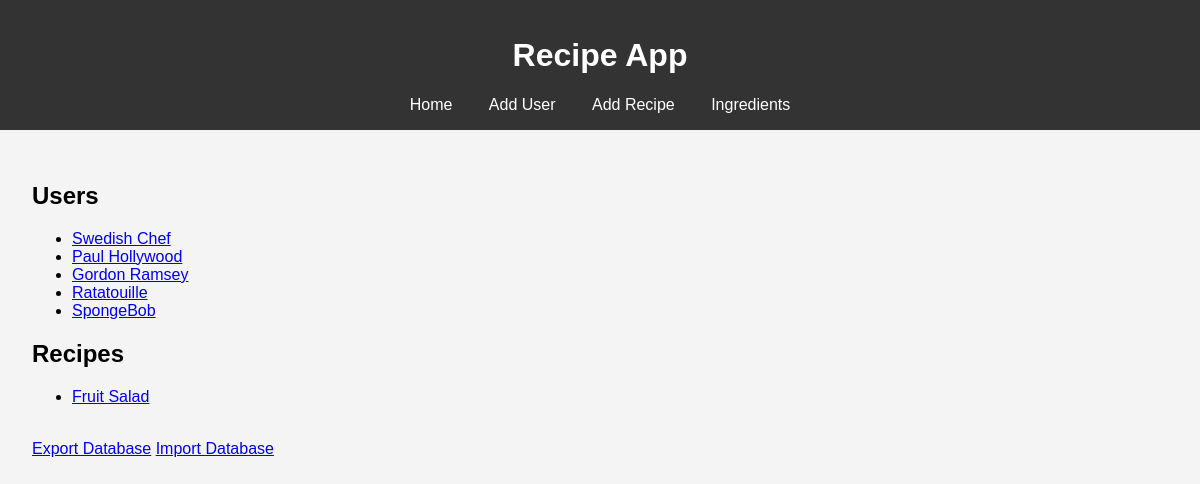
The page / on the database its author committed.
### models.py (models this page shows, shortened)
class User(db.Model):
    username = db.Column(db.String(80), primary_key=True, nullable=False)
    name = db.Column(db.String(120), nullable=False)
    recipes = db.relationship('Recipe', backref='poster', lazy=True)
    favourites = db.relationship('Favourite', backref='user', lazy=True)
    ratings = db.relationship('Rating', backref='user', lazy=True)

class Recipe(db.Model):
    id = db.Column(db.Integer, primary_key=True)
    name = db.Column(db.String(100), nullable=False)
    dish_category = db.Column(db.String(50), nullable=False)
    cuisine = db.Column(db.String(50), nullable=False)
    cooking_time = db.Column(db.Integer, nullable=False)  # cooking time in minutes
    recipe_steps = db.Column(db.Text, nullable=False)
    user_id = db.Column(db.String(80), db.ForeignKey('user.username'), nullable=False)
    ingredients = db.relationship('RecipeIngredient', backref='recipe', lazy=True)
    favourites = db.relationship('Favourite', backref='recipe', lazy=True)
    ratings = db.relationship('Rating', backref='recipe', lazy=True)

### app.py (the view)
@app.route('/')
def index():
    users = User.query.all()
    recipes = Recipe.query.all()
    return render_template('index.html', users=users, recipes=recipes)

### templates/index.html
{% extends 'base.html' %}
{% block content %}
    <h2>Users</h2>
    <ul>
        {% for user in users %}
            <li><a href="{{ url_for('user', user_id=user.username) }}">{{ user.name }}</a></li>
        {% endfor %}
    </ul>
    <h2>Recipes</h2>
    <ul>
        {% for recipe in recipes %}
            <li><a href="{{ url_for('recipe', recipe_id=recipe.id) }}">{{ recipe.name }}</a></li>
        {% endfor %}
    </ul>
    <br>
    <a href="{{ url_for('export_db_route') }}" class="btn btn-primary">Export Database</a>
    <a href="{{ url_for('import_db_route') }}" class="btn btn-primary">Import Database</a>
{% endblock %}

### static/styles.css (style rules this page uses)
body { font-family: Arial, sans-serif; margin: 0; padding: 0; background-color: #f4f4f4; }

### rows shown on the page
User: name "Swedish Chef"
User: name "Paul Hollywood"
User: name "Gordon Ramsey"
User: name "Ratatouille"
User: name "SpongeBob"
Recipe: name "Fruit Salad"
